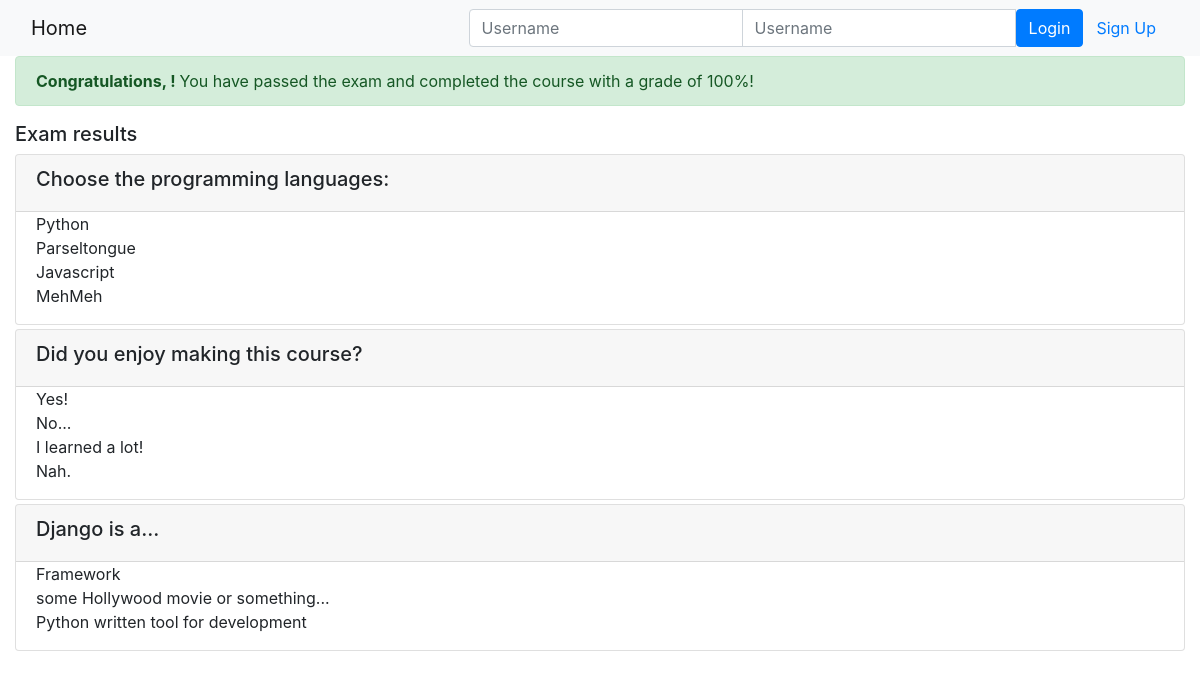
Page /onlinecourse/course/1/submission/1/result/ on the committed database.
### onlinecourse/models.py (models this page shows)
class Question(models.Model):
    course = models.ForeignKey(Course, on_delete=models.CASCADE)
    lesson = models.ForeignKey(Lesson, on_delete=models.CASCADE)
    question_content = models.CharField(max_length=1000)
    grade = models.IntegerField(default=1)
    def is_get_score(self, selected_ids):
        all_answers = self.choice_set.filter(is_correct=True).count()
        selected_correct = self.choice_set.filter(is_correct=True, id__in=selected_ids).count()
        if all_answers == selected_correct:
            return True
        else:
            return False

class Choice(models.Model):
    question = models.ForeignKey(Question, on_delete=models.CASCADE)
    choice_content = models.CharField(max_length=1000)
    is_correct = models.BooleanField()

### onlinecourse/views.py (the view)
# urls.py: path('course/<int:course_id>/submission/<int:submission_id>/result/', views.show_exam_result, name='show_exam_result'),
def show_exam_result(request, course_id, submission_id):
    course = get_object_or_404(Course, pk=course_id)
    submission = get_object_or_404(Submission, pk=submission_id)
    choices = submission.choices.all()
    score = 0
    total = 0
    for question in course.question_set.all():
        if question.is_get_score(choices):
            score += question.grade
        total += question.grade
    grade = 100 * (score // total)
    context = { 'course': course,
                'selected_ids': choices,
                'grade': grade}
    return render(request, 'onlinecourse/exam_result_bootstrap.html', context)

### onlinecourse/templates/onlinecourse/exam_result_bootstrap.html (shortened to what this page needs)
<!DOCTYPE html>
<html lang="en">
<head>
    {% load static %}
    <link rel="stylesheet" href="https://maxcdn.bootstrapcdn.com/bootstrap/4.5.2/css/bootstrap.min.css">
</head>
<body>
 <nav class="navbar navbar-light bg-light">
    <div class="container-fluid">
        <div class="navbar-header">
              <a class="navbar-brand" href="{% url 'onlinecourse:index' %}">Home</a>
        </div>
        <ul class="nav navbar-nav navbar-right">
            {% if user.is_authenticated %}
            <li>
                <a class="btn btn-link" href="#">{{ user.first_name }}({{ user.username }})</a>
                <a class="btn btn-link" href="{% url 'onlinecourse:logout' %}">Logout</a>
            </li>
            {% else %}
            <li>
                <form class="form-inline" action="{% url 'onlinecourse:login' %}" method="post">
                    <div class="input-group">
                        <input type="text" class="form-control" placeholder="Username" name="username" >
                        <input type="password" class="form-control" placeholder="Username" name="psw" >
                        <button class="btn btn-primary" type="submit">Login</button>
                        <a class="btn btn-link" href="{% url 'onlinecourse:registration' %}">Sign Up</a>
                    </div>
                </form>
            </li>
            {% endif %}
        </ul>
    </div>
</nav>
<div class="container-fluid">
    {% if grade > 80 %}
    <div class="alert alert-success">
        <b> Congratulations, {{user.first_name}}! </b> You have passed the exam and completed the course with a grade of {{ grade }}%!
    </div>
        {% else %}
        <div class="alert alert-danger">
            <b> You did not pass </b> Sorry {{ user.first_name }}, you failed the exam due to getting a grade of {{ grade }}%.
        </div>
        <a class="btn btn-link text-danger" href="{% url 'onlinecourse:course_details' course.id %}">Re-test</a>
        {% endif %}
        <div class="card-columns-vertical mt-1">
            <h5 class="">Exam results</h5>
            {% for question in course.question_set.all %}
            <div class="card mt-1">
                <div class="card-header"><h5>{{ question.question_content }}</h5></div>
                <div class="form-group">
                    {% for choice in question.choice_set.all %}
                    <div class="form-check">
                        {% if choice.is_correct and choice in choices %}
                        <div class="text-success">Correct answer: {{ choice.choice_content }}</div>
                        {% else %}{% if choice.is_correct and choice not in choices %}
                        <div class="text-warning">This correct answer was not selected: {{ choice.choice_content }}</div>
                        {% else %}{% if choice.is_correct == False and choice in choices %}
                        <div class="text-danger">This answer is not correct: {{ choice.choice_content }}</div>
                        {% else %}
                        <div>{{ choice.choice_content }}</div>
                        {% endif %}{% endif %}{% endif %}
                    </div>
                    {% endfor %}
                </div>
            </div>
            {% endfor %}
        </div>
    </div>
</body>
</html>

### rows in the picture
Question: question_content "Choose the programming languages:"
Choice: choice_content "Python"
Choice: choice_content "Parseltongue"
Choice: choice_content "Javascript"
Choice: choice_content "MehMeh"
Question: question_content "Did you enjoy making this course?"
Choice: choice_content "Yes!"
Choice: choice_content "No..."
Choice: choice_content "I learned a lot!"
Choice: choice_content "Nah."
Question: question_content "Django is a..."
Choice: choice_content "Framework"
Choice: choice_content "some Hollywood movie or something..."
Choice: choice_content "Python written tool for development"

### other values in the picture
{{ grade }} "100"
